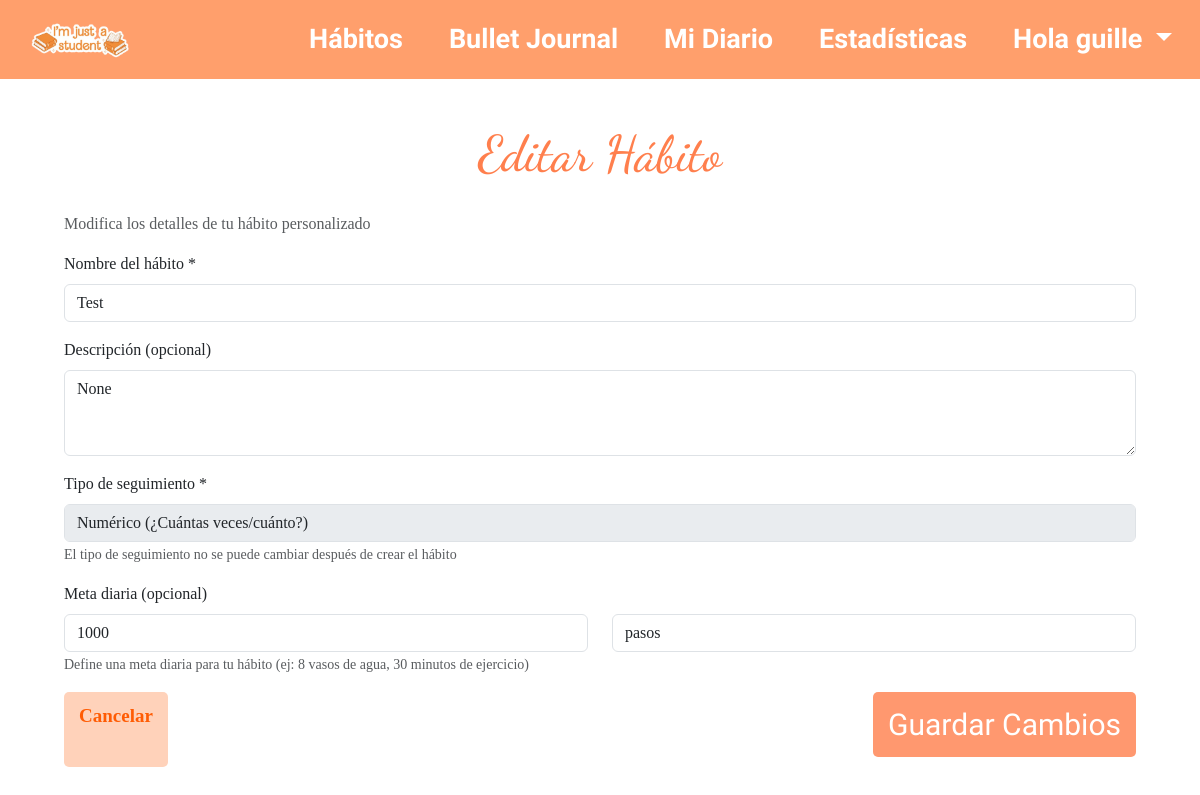
/habits/edit/1/ (signed in), run on the app's committed database.
### bullet_journal/models.py (models this page shows, shortened)
class CustomHabit(models.Model):
    TYPE_CHOICES = [
        ('boolean', 'Sí/No'),
        ('integer', 'Número'),
    ]
    user = models.ForeignKey(User, on_delete=models.CASCADE, related_name='custom_habits')
    name = models.CharField(max_length=100)
    description = models.TextField(blank=True, null=True)
    type = models.CharField(max_length=10, choices=TYPE_CHOICES)
    created_at = models.DateTimeField(auto_now_add=True)
    is_active = models.BooleanField(default=True)
    goal_value = models.IntegerField(null=True, blank=True)  # Valor objetivo (si aplica)
    unit = models.CharField(max_length=20, blank=True, null=True)  #
    class Meta:
        unique_together = ('user', 'name')
        ordering = ['-created_at']

### bullet_journal/views/journal_views.py (the view, shortened to what this page needs)
# urls.py: path('habits/edit/<int:habit_id>/', edit_habit, name='edit_habit'),
@login_required
def edit_habit(request, habit_id):
    habit = get_object_or_404(CustomHabit, id=habit_id, user=request.user)
    return render(request, 'bullet_journal/journal/edit_habit.html', {'habit': habit})

### bullet_journal/templates/bullet_journal/journal/edit_habit.html (shortened to what this page needs)
{% extends "header.html" %}
{% load static %}
{% block contenido %}
<div class="container mt-5">
    <div class="journal-form">
        <h1>Editar Hábito</h1>
        <p class="text-muted">Modifica los detalles de tu hábito personalizado</p>
        <form method="post">
            <div class="mb-3">
                <label for="name" class="form-label">Nombre del hábito *</label>
                <input type="text" class="form-control" id="name" name="name"
                       value="{{ habit.name }}" required maxlength="100"
                       placeholder="Ej: Meditar, Leer, Hacer ejercicio...">
            </div>
            <div class="mb-3">
                <label for="description" class="form-label">Descripción (opcional)</label>
                <textarea class="form-control" id="description" name="description"
                          rows="3" placeholder="Describe tu hábito...">{{ habit.description }}</textarea>
            </div>
            <div class="mb-3">
                <label for="type" class="form-label">Tipo de seguimiento *</label>
                <select class="form-control" id="type" name="type" required>
                    <option value="integer" {% if habit.type == 'integer' %}selected{% endif %}>
                        Numérico (¿Cuántas veces/cuánto?)
                    </option>
                </select>
                <small class="form-text text-muted">
                    El tipo de seguimiento no se puede cambiar después de crear el hábito
                </small>
            </div>
            <div class="mb-3" id="goal-section" {% if habit.type == 'boolean' %}style="display: none;"{% endif %}>
                <label for="goal_value" class="form-label">Meta diaria (opcional)</label>
                <div class="row">
                    <div class="col-md-6">
                        <input type="number" class="form-control" id="goal_value" name="goal_value"
                               value="{{ habit.goal_value }}" min="1" placeholder="Ej: 8">
                    </div>
                    <div class="col-md-6">
                        <input type="text" class="form-control" id="unit" name="unit"
                               value="{{ habit.unit }}" maxlength="20" placeholder="Unidad (ej: vasos, páginas, km)">
                    </div>
                </div>
                <small class="form-text text-muted">
                    Define una meta diaria para tu hábito (ej: 8 vasos de agua, 30 minutos de ejercicio)
                </small>
            </div>
            <div class="d-flex justify-content-between">
                <a href="{% url 'manage_habits' %}" class="btn btn-secondary">Cancelar</a>
                <button type="submit" class="btn btn-primary">Guardar Cambios</button>
            </div>
        </form>
    </div>
</div>
{% endblock %}

### bullet_journal/templates/header.html (shortened to what this page needs)
{% load static %}
<!DOCTYPE html>
<html lang="es">
<head>
    <link href="https://cdn.jsdelivr.net/npm/bootstrap@5.3.3/dist/css/bootstrap.min.css" rel="stylesheet">
    <link rel="stylesheet" href="https://cdn.jsdelivr.net/npm/bootstrap-icons/font/bootstrap-icons.css">
    <link rel="stylesheet" href="{% static 'bullet_journal/css/styles.css' %}">
</head>
<body>
<header>
<nav class="navbar navbar-expand-lg navbar-light custom-header">
  <div class="container-fluid">
    <a class="navbar-brand" href="{% url 'home' %}">
      <img src="{% static 'bullet_journal/images/logo1.png' %}" alt="Logo" class="logo-img">
    </a>
    <div class="collapse navbar-collapse" id="navbarContent">
      <ul class="navbar-nav ms-auto nav-links">
        <li class="nav-item"><a class="nav-link" href="{% url 'manage_habits' %}">Hábitos</a></li>
        <li class="nav-item"><a class="nav-link" href="{% url 'journal_list' %}">Bullet Journal</a></li>
        <li class="nav-item"><a class="nav-link" href="{% url 'diary_list' %}">Mi Diario</a></li>
        <li class="nav-item"><a class="nav-link" href="{% url 'stadistics' %}">Estadísticas</a></li>
        {% if user.is_authenticated %}
        <li class="nav-item dropdown">
          <a class="nav-link dropdown-toggle" href="#" data-bs-toggle="dropdown">
            Hola {{ user.username }}
          </a>
        </li>
        {% else %}
        <li class="nav-item"><a class="nav-link" href="{% url 'users:login' %}">Iniciar sesión</a></li>
        {% endif %}
      </ul>
    </div>
  </div>
</nav>
</header>
<main class="container py-4">
    {% block contenido %}{% endblock %}
</main>
</body>
</html>

### bullet_journal/static/bullet_journal/css/styles.css (style rules this page uses)
* { margin: 0; padding: 0; box-sizing: border-box; }
.journal-form { height: 100vh; margin: 0; font-family: 'Times New Roman', Times, serif; padding: 10px; padding-top: 0; }
.journal-form .btn.btn-primary { text-align: center; font-family: "Amatic SC", sans-serif; color: white; font-size: 30px; margin-bottom: 10px; }
h1 { margin-top: 80px; padding: 20px; font-family: 'Dancing Script', cursive; color: #ff7f4d; font-size: 50px; text-align: center; }
.btn.btn-primary { font-family: 'Times New Roman', Times, serif; font-size: 19px; background-color: #ff986f; color: white; border: none; padding: 10px 15px; border-radius: 5px; text-align: center; justify-content: center; }
.btn.btn-secondary { font-family: 'Times New Roman', Times, serif; font-size: 19px; background-color: #ffd2ba; color: #ff5c04; border: none; padding: 10px 15px; border-radius: 5px; font-weight: bold; }
:root { --cell: 28px; --gap: 2px; --border: #333; font-family: Arial, sans-serif; }
.custom-header { background-color: #ff9f6c; color: white; padding: 0 8px !important; position: fixed; top: 0; left: 0; width: 100%; z-index: 1000; align-items: center; overflow: visible; }
.logo-img { width: 120px; height: auto; padding: 0%; }
.nav-links { list-style: none; display: flex; gap: 30px; align-items: center; }
.nav-links a, .dropdown-item { text-decoration: none; color: white !important; font-weight: bold; font-family: 'Amatic SC', cursive; font-size: 27px; }

### data on the page
CustomHabit: name "Test", description "None", type "Numérico (¿Cuántas veces/cuánto?)", goal_value "1000", unit "pasos"

### other printed values
{{ user.username }} "guille"
